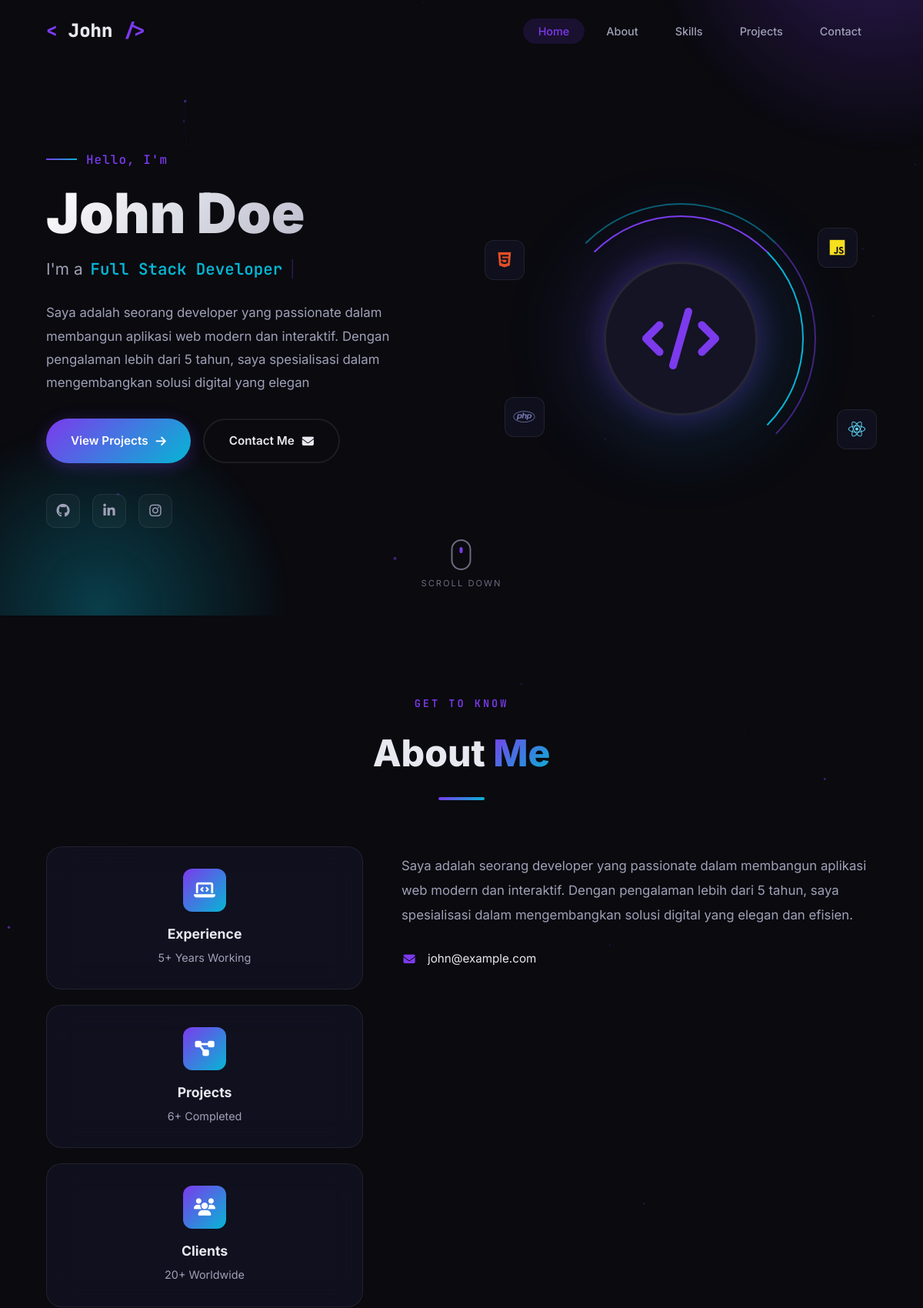
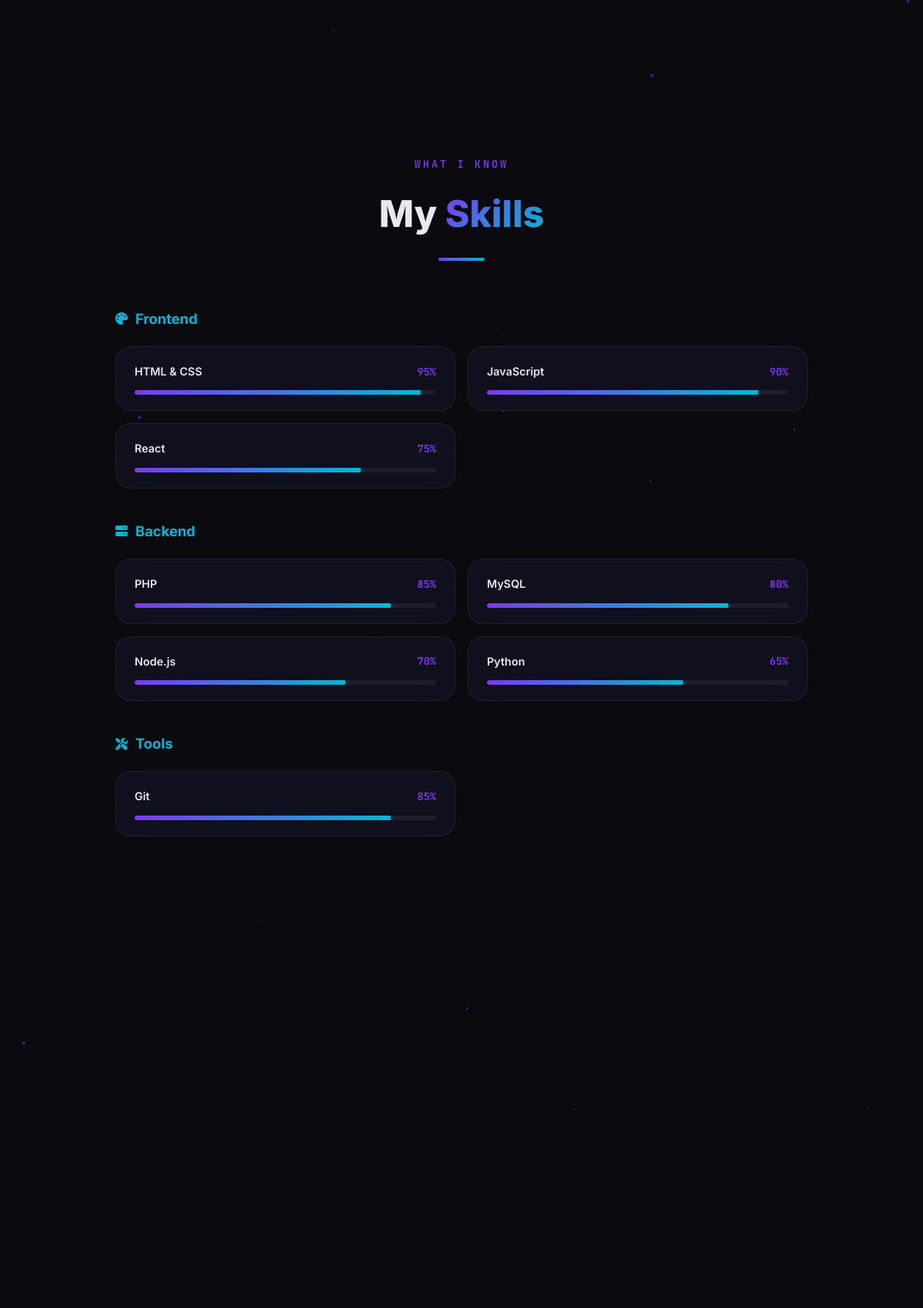
The page / (upper part) on the database its author committed (2 pictures, top to bottom).
### tables this page shows
CREATE TABLE IF NOT EXISTS profile (
    id INT AUTO_INCREMENT PRIMARY KEY,
    name VARCHAR(100) NOT NULL,
    title VARCHAR(150),
    bio TEXT,
    avatar VARCHAR(255) DEFAULT 'default-avatar.png',
    email VARCHAR(100),
    phone VARCHAR(20),
    location VARCHAR(100),
    github VARCHAR(255),
    linkedin VARCHAR(255),
    instagram VARCHAR(255),
    cv_link VARCHAR(255),
    updated_at TIMESTAMP DEFAULT CURRENT_TIMESTAMP ON UPDATE CURRENT_TIMESTAMP
);

CREATE TABLE IF NOT EXISTS skills (
    id INT AUTO_INCREMENT PRIMARY KEY,
    name VARCHAR(100) NOT NULL,
    percentage INT DEFAULT 0,
    category VARCHAR(50) DEFAULT 'Technical',
    icon VARCHAR(50),
    sort_order INT DEFAULT 0
);

### index.php (the view, shortened to what this page needs)
<?php
$db = getDB();
$profile = $db->query("SELECT * FROM profile LIMIT 1")->fetch();
$skills = $db->query("SELECT * FROM skills ORDER BY sort_order ASC")->fetchAll();
$projects = $db->query("SELECT * FROM projects ORDER BY is_featured DESC, created_at DESC")->fetchAll();
$skillsByCategory = [];
foreach ($skills as $skill) {
    $skillsByCategory[$skill['category']][] = $skill;
}
?>
<!DOCTYPE html>
<html lang="id">
<head>
    <link rel="stylesheet" href="https://cdnjs.cloudflare.com/ajax/libs/font-awesome/6.5.0/css/all.min.css">
    <link rel="stylesheet" href="assets/css/style.css">
</head>
<body>
    <canvas id="particles-canvas"></canvas>
    <nav class="navbar" id="navbar">
        <div class="nav-container">
            <a href="#" class="nav-logo">
                <span class="logo-bracket">&lt;</span>
                <span class="logo-text"><?= htmlspecialchars(explode(' ', $profile['name'] ?? 'Dev')[0]) ?></span>
                <span class="logo-bracket">/&gt;</span>
            </a>
            <ul class="nav-menu" id="nav-menu">
                <li><a href="#home" class="nav-link active">Home</a></li>
                <li><a href="#about" class="nav-link">About</a></li>
                <li><a href="#skills" class="nav-link">Skills</a></li>
                <li><a href="#projects" class="nav-link">Projects</a></li>
                <li><a href="#contact" class="nav-link">Contact</a></li>
            </ul>
        </div>
    </nav>
    <section class="hero" id="home">
        <div class="hero-container">
            <div class="hero-content">
                <div class="hero-greeting">
                    <span class="greeting-line"></span>
                    <span class="greeting-text">Hello, I'm</span>
                </div>
                <h1 class="hero-name"><?= htmlspecialchars($profile['name'] ?? 'John Doe') ?></h1>
                <div class="hero-title-wrapper">
                    <span class="hero-title-prefix">I'm a</span>
                    <span class="hero-title" id="typed-text"></span>
                    <span class="typed-cursor">|</span>
                </div>
                <p class="hero-description"><?= htmlspecialchars(substr($profile['bio'] ?? '', 0, 200)) ?></p>
                <div class="hero-buttons">
                    <a href="#projects" class="btn btn-primary">
                        <span>View Projects</span>
                        <i class="fas fa-arrow-right"></i>
                    </a>
                    <a href="#contact" class="btn btn-outline">
                        <span>Contact Me</span>
                        <i class="fas fa-envelope"></i>
                    </a>
                </div>
                <div class="hero-social">
                    <?php if (!empty($profile['github'])): ?>
                    <a href="<?= htmlspecialchars($profile['github']) ?>" target="_blank" class="social-link" aria-label="GitHub">
                        <i class="fab fa-github"></i>
                    </a>
                    <?php endif; ?>
                    <?php if (!empty($profile['linkedin'])): ?>
                    <a href="<?= htmlspecialchars($profile['linkedin']) ?>" target="_blank" class="social-link" aria-label="LinkedIn">
                        <i class="fab fa-linkedin-in"></i>
                    </a>
                    <?php endif; ?>
                    <?php if (!empty($profile['instagram'])): ?>
                    <a href="<?= htmlspecialchars($profile['instagram']) ?>" target="_blank" class="social-link" aria-label="Instagram">
                        <i class="fab fa-instagram"></i>
                    </a>
                    <?php endif; ?>
                </div>
            </div>
            <div class="hero-visual">
                <div class="hero-avatar-wrapper">
                    <div class="hero-avatar">
                        <i class="fas fa-code"></i>
                    </div>
                </div>
                <div class="floating-badge badge-1">
                    <i class="fab fa-html5"></i>
                </div>
                <div class="floating-badge badge-2">
                    <i class="fab fa-js"></i>
                </div>
                <div class="floating-badge badge-3">
                    <i class="fab fa-php"></i>
                </div>
                <div class="floating-badge badge-4">
                    <i class="fab fa-react"></i>
                </div>
            </div>
        </div>
        <div class="scroll-indicator">
            <div class="mouse">
                <div class="mouse-wheel"></div>
            </div>
            <span>Scroll Down</span>
        </div>
    </section>
    <section class="section about" id="about">
        <div class="container">
            <div class="section-header" data-reveal>
                <span class="section-subtitle">Get To Know</span>
                <h2 class="section-title">About <span class="gradient-text">Me</span></h2>
                <div class="section-line"></div>
            </div>
            <div class="about-grid">
                <div class="about-info" data-reveal="left">
                    <div class="about-card glass-card">
                        <div class="about-icon">
                            <i class="fas fa-laptop-code"></i>
                        </div>
                        <h3>Experience</h3>
                        <p>5+ Years Working</p>
                    </div>
                    <div class="about-card glass-card">
                        <div class="about-icon">
                            <i class="fas fa-project-diagram"></i>
                        </div>
                        <h3>Projects</h3>
                        <p><?= count($projects) ?>+ Completed</p>
                    </div>
                    <div class="about-card glass-card">
                        <div class="about-icon">
                            <i class="fas fa-users"></i>
                        </div>
                        <h3>Clients</h3>
                        <p>20+ Worldwide</p>
                    </div>
                </div>
                <div class="about-text" data-reveal="right">
                    <p class="about-description"><?= nl2br(htmlspecialchars($profile['bio'] ?? '')) ?></p>
                    <div class="about-details">
                        <?php if (!empty($profile['email'])): ?>
                        <div class="detail-item">
                            <i class="fas fa-envelope"></i>
                            <span><?= htmlspecialchars($profile['email']) ?></span>
                        </div>
                        <?php endif; ?>
                    </div>
                </div>
            </div>
        </div>
    </section>
    <section class="section skills" id="skills">
        <div class="container">
            <div class="section-header" data-reveal>
                <span class="section-subtitle">What I Know</span>
                <h2 class="section-title">My <span class="gradient-text">Skills</span></h2>
                <div class="section-line"></div>
            </div>
            <div class="skills-container">
                <?php foreach ($skillsByCategory as $category => $catSkills): ?>
                <div class="skills-category" data-reveal>
                    <h3 class="category-title">
                        <i class="fas fa-<?= $category === 'Frontend' ? 'palette' : ($category === 'Backend' ? 'server' : 'tools') ?>"></i>
                        <?= htmlspecialchars($category) ?>
                    </h3>
                    <div class="skills-grid">
                        <?php foreach ($catSkills as $skill): ?>
                        <div class="skill-item glass-card">
                            <div class="skill-header">
                                <span class="skill-name"><?= htmlspecialchars($skill['name']) ?></span>
                                <span class="skill-percent"><?= $skill['percentage'] ?>%</span>
                            </div>
                            <div class="skill-bar">
                                <div class="skill-progress" data-progress="<?= $skill['percentage'] ?>"></div>
                            </div>
                        </div>
                        <?php endforeach; ?>
                    </div>
                </div>
                <?php endforeach; ?>
            </div>
        </div>
    </section>
    <section class="section projects" id="projects">
        <div class="container">
            <div class="projects-grid">
            </div>
        </div>
    </section>
</body>
</html>

### rows shown on the page
profile: name "John", name "John Doe", bio "Saya adalah seorang developer yang passionate dalam membangun aplikasi web modern dan interaktif. Dengan pengalaman lebih dari 5 tahun, saya spesialisasi dalam mengembangkan solusi digital yang elegan", bio "Saya adalah seorang developer yang passionate dalam membangun aplikasi web modern dan interaktif. Dengan pengalaman lebih dari 5 tahun, saya spesialisasi dalam mengembangkan solusi digital yang elegan dan efisien.", email "john@example.com"
skills: name "HTML & CSS", percentage "95"
skills: name "JavaScript", percentage "90"
skills: name "React", percentage "75"
skills: name "PHP", percentage "85"
skills: name "MySQL", percentage "80"
skills: name "Node.js", percentage "70"
skills: name "Python", percentage "65"
skills: name "Git", percentage "85"

### other values the page prints
count($projects) "6"
$category "Frontend"
$category "Backend"
$category "Tools"
